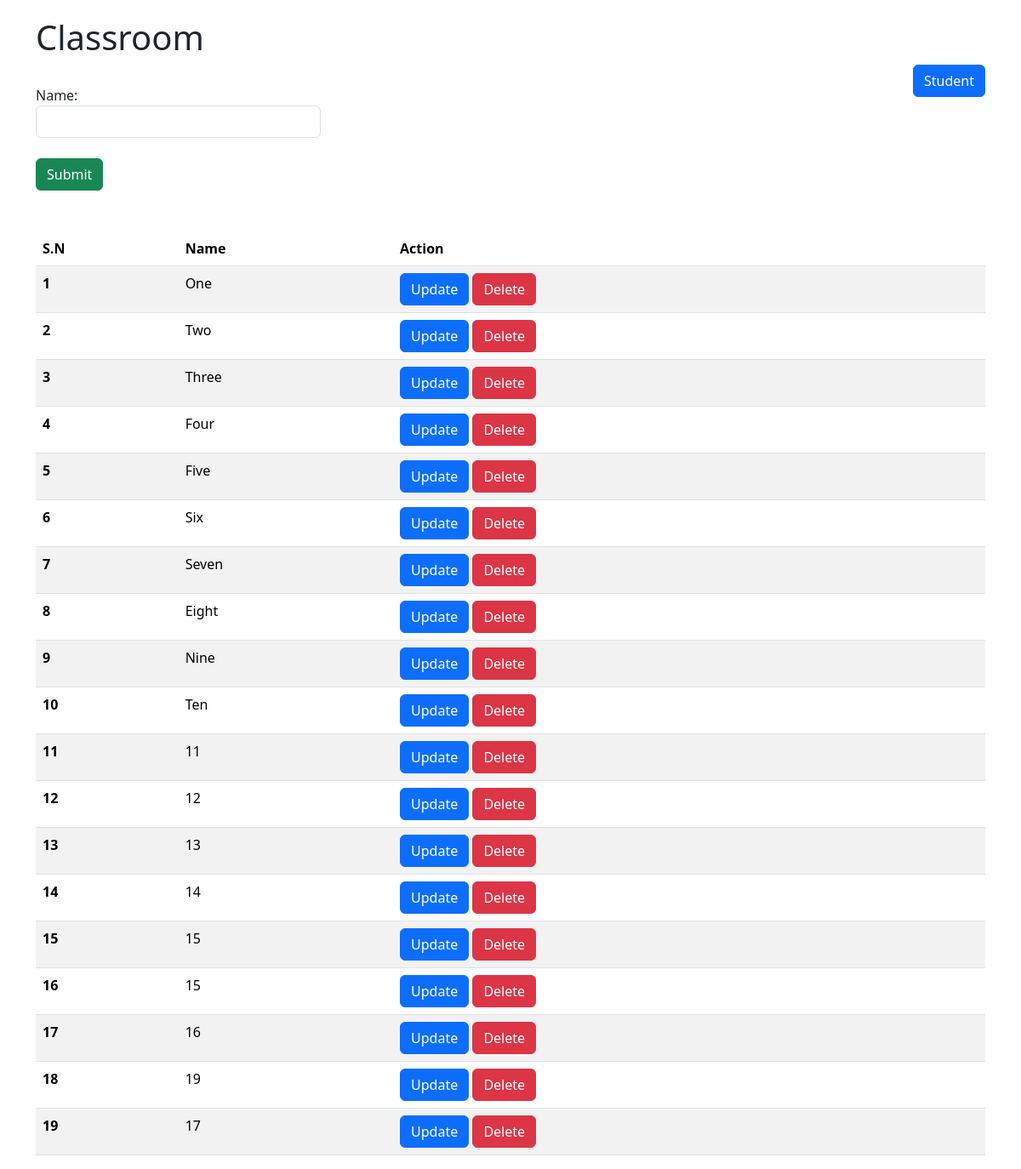
The page / on the database its author committed.
### CRUD/models.py (models this page shows, shortened)
class ClassRoom(models.Model):
    name = models.CharField(max_length=20)

### CRUD/views.py (the view)
# urls.py: path("", crud_classroom, name = "crud_classroom")
def crud_classroom(request):
    if request.method == "POST":
        print(request.POST)
        name = request.POST.get('name')
        ClassRoom.objects.create(name=name)
        return redirect('crud_classroom')
    classrooms = ClassRoom.objects.all()
    return render(request, template_name='CRUD/classroom.html', context ={"classrooms" : classrooms,
                                                                          "title" : "Classrooms" })

### CRUD/templates/CRUD/classroom.html (shortened to what this page needs)
{% extends 'CRUD/base.html' %}
{% block content %}
<h1>Classroom</h1>
<a style = "float: right" class="btn btn-primary" href = "{% url 'crud_student' %}">Student</a>
<br>
<form method = "post" action="{% url 'crud_classroom' %}">
    <label>Name:</label>
    <input type = "text" style= "width:30%" class = "form-control" name = "name">
    <br>
    <button class="btn btn-success" type="submit">Submit</button>
</form><br><br>
<table class="table table-striped table-hover">
    <thead>
      <tr>
        <th scope="col">S.N</th>
        <th scope="col">Name</th>
        <th scope="col">Action</th>
      </tr>
    </thead>
    <tbody>
        {% for classroom in classrooms %}
      <tr>
        <th scope="row">{{forloop.counter}}</th>
        <td>{{classroom.name}}</td>
        <td>
          <a class="btn btn-primary" href= "{% url 'classroom_update' classroom.id %}">Update</a>
          <a class="btn btn-danger" href = "{% url 'classroom_delete' classroom.id %}">Delete</a>
        </td>
        {% endfor %}
      </tr>
    </tbody>
  </table>
{% endblock %}

### rows shown on the page
ClassRoom: name "One"
ClassRoom: name "Two"
ClassRoom: name "Three"
ClassRoom: name "Four"
ClassRoom: name "Five"
ClassRoom: name "Six"
ClassRoom: name "Seven"
ClassRoom: name "Eight"
ClassRoom: name "Nine"
ClassRoom: name "Ten"
ClassRoom: name "11"
ClassRoom: name "12"
ClassRoom: name "13"
ClassRoom: name "14"
ClassRoom: name "15"
ClassRoom: name "15"
ClassRoom: name "16"
ClassRoom: name "19"
ClassRoom: name "17"
